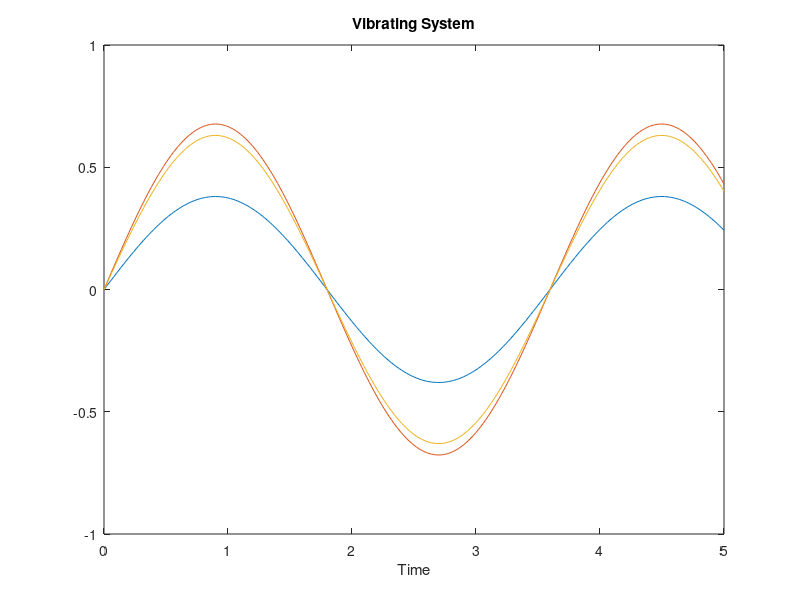

This chart was generated by the following MATLAB code:
close all;
clear all;
clc;
clf;

% Mass and spring values
m1 = 40;
m2 = 20;
m3 = 30;
k1 = 200;
k2 = 100;
k3 = 250;
k4 = 110;

% k/m
aa = (-k1 - k2)/m1;
ab = k2/m1;
ac = 0;
ba = k2/m2;
bb = (-k2 - k3)/m2;
bc = k3/m2;
ca = 0;
cb = k3/m3;
cc = (-k3 - k4)/m3;

% Matrix consisting of k/m values
A = [aa ab ac; ba bb bc; ca cb cc];
% Find eigenvectors and eignvalues
[v,d] = eig(A);

disp(v);

% Find frequencies
%freqs = Freq(d);

% Set time for plots
t_final = 5;
dt = 0.02;
t = 0:dt:t_final;

% Calculate sine plot
x = v(1,3)*sin(sqrt(-d(3,3))*t);
y = v(2,3)*sin(sqrt(-d(3,3))*t);
z = v(3,3)*sin(sqrt(-d(3,3))*t);

% Plot
plot(t, x);
hold on;
plot(t, y);
plot(t, z);
hold off;
axis([0 5 -1 1]);
xlabel('Time');
title('Vibrating System')